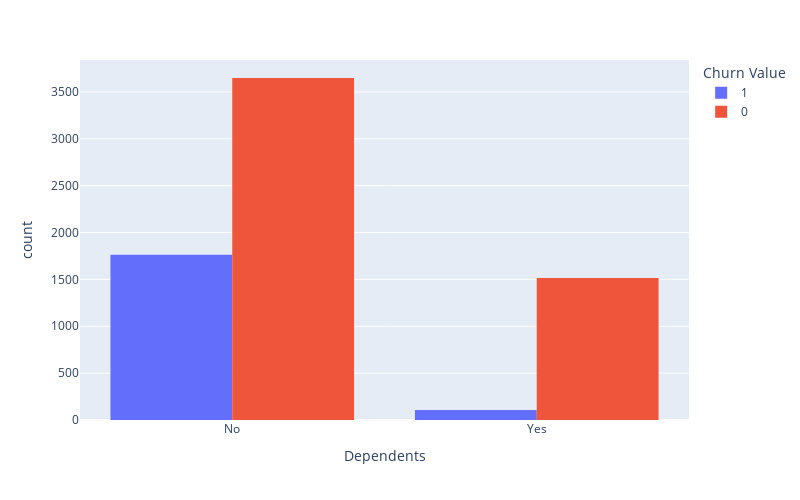

The notebook cell this image was saved under:
### Code cell
print("=" * 60)
print("DEMOGRAPHIC ANALYSIS")
print("=" * 60)

# dependents vs churn
px.histogram(
    df, 
    x="Dependents", 
    color="Churn Value", 
    barmode="group",
    width=800,
    height=500
)

### Figure 1 — Plotly figure (JSON) as saved in the notebook; plotly's stock layout.template omitted (floating-point values rounded to 4 significant figures; data arrays with more than 128 entries replaced by an {"elided": "..."} marker saying what was removed)
{"data": [{"alignmentgroup": "True", "bingroup": "x", "hovertemplate": "Churn Value=1<br>Dependents=%{x}<br>count=%{y}<extra></extra>", "legendgroup": "1", "marker": {"color": "#636efa", "pattern": {"shape": ""}}, "name": "1", "offsetgroup": "1", "orientation": "v", "showlegend": true, "type": "histogram", "x": {"elided": "1869 str values"}, "xaxis": "x", "yaxis": "y"}, {"alignmentgroup": "True", "bingroup": "x", "hovertemplate": "Churn Value=0<br>Dependents=%{x}<br>count=%{y}<extra></extra>", "legendgroup": "0", "marker": {"color": "#EF553B", "pattern": {"shape": ""}}, "name": "0", "offsetgroup": "0", "orientation": "v", "showlegend": true, "type": "histogram", "x": {"elided": "5163 str values"}, "xaxis": "x", "yaxis": "y"}], "layout": {"barmode": "group", "height": 500, "legend": {"title": {"text": "Churn Value"}, "tracegroupgap": 0}, "margin": {"t": 60}, "width": 800, "xaxis": {"anchor": "y", "domain": [0, 1], "title": {"text": "Dependents"}}, "yaxis": {"anchor": "x", "domain": [0, 1], "title": {"text": "count"}}}}
